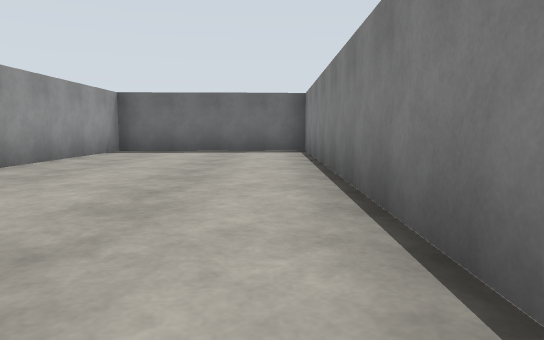
view 1 (above)

16 first-person views from a walk through a world built for the Gazebo simulator. The camera is 0.94 m above the floor, tilts 6° down and sees 70° across. The floor is counted in squares, 2 m on a side. Each view is taken from the middle of a square. On the plan, view 1 faces up. The plan holds only what a view shows up to about 9 squares ahead; the rest is blank.

view 2
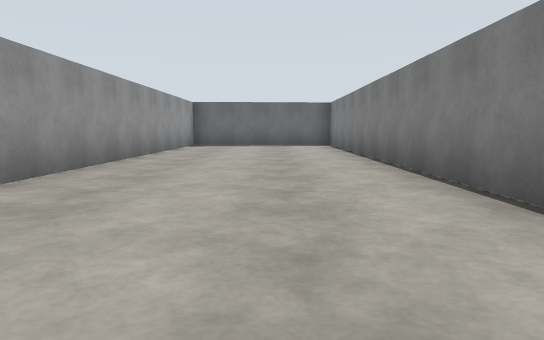

view 3
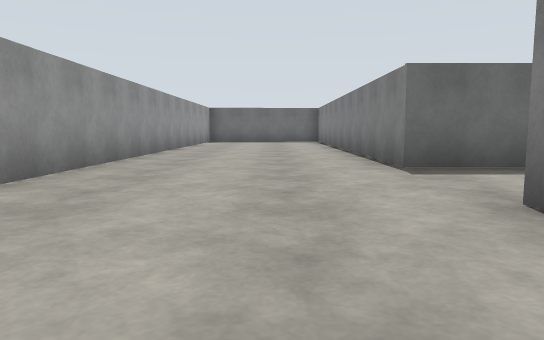

view 4
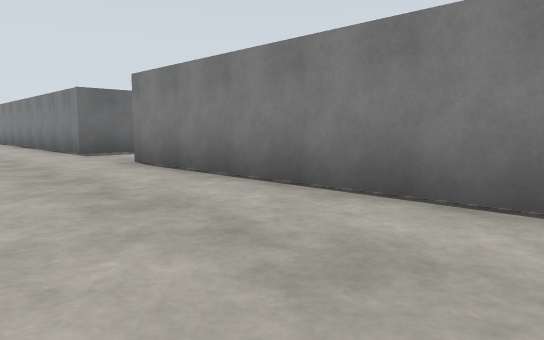

view 5
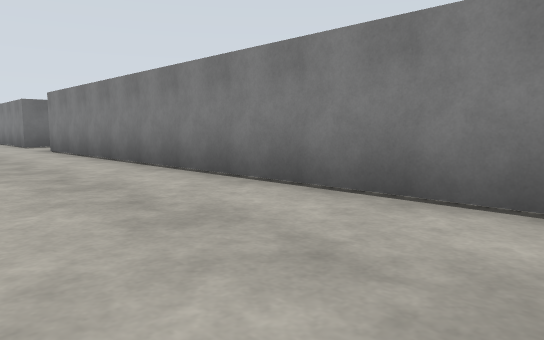

view 6
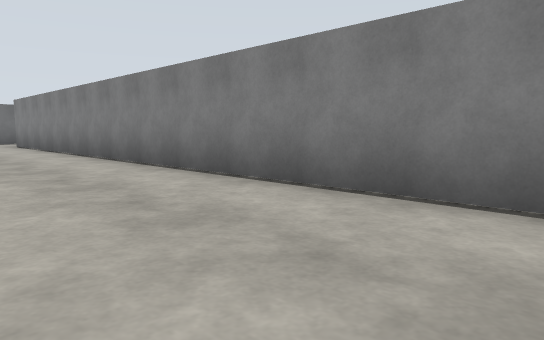

view 7
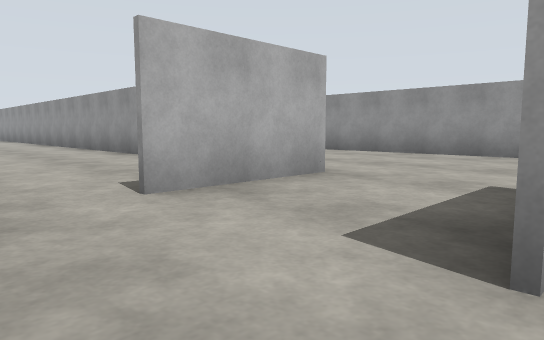

view 8
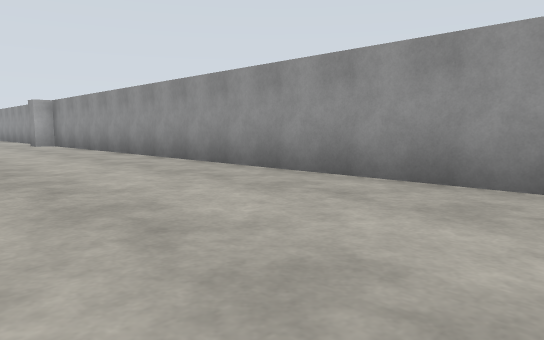

view 9
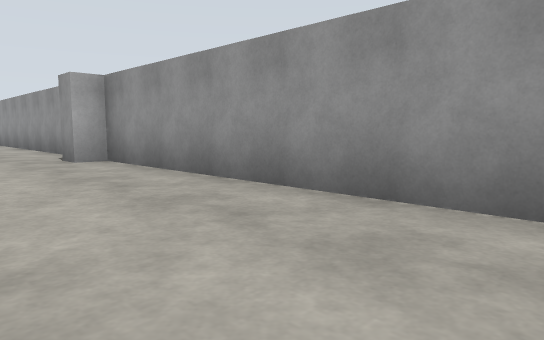

view 10
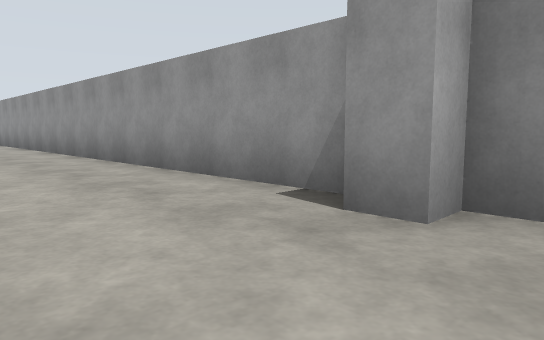

view 11
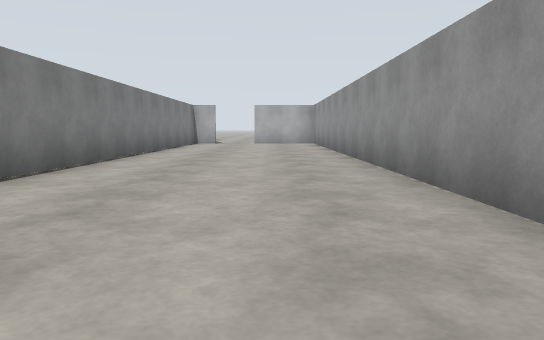

view 12
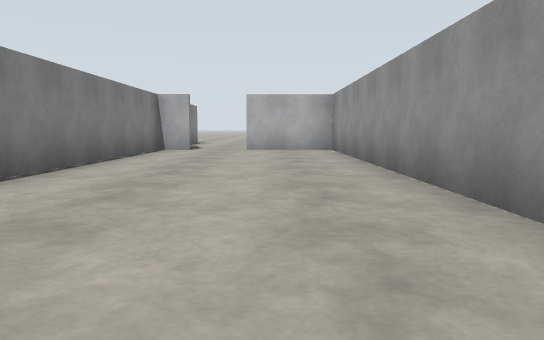

view 13
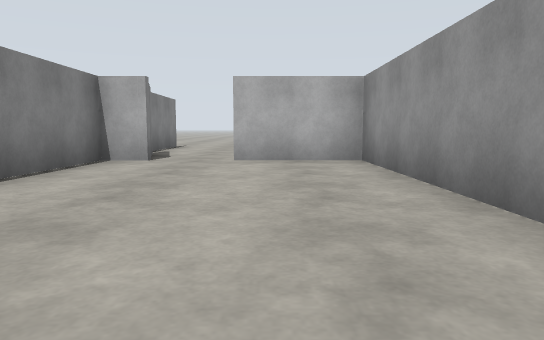

view 14
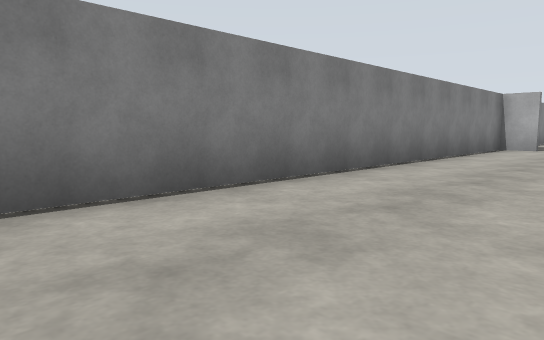

view 15
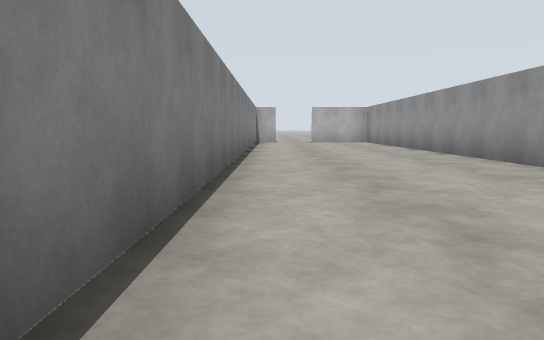

view 16
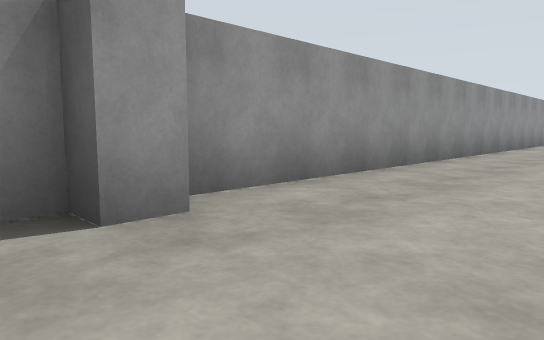

### Floor plan
Points are (right, up) in squares from view 1. A wall is a line through its corners. A room is listed if a view was taken in it or the views show most of it. See-through windows are left out.
Room 1 (views 1, 2, 3, 4, 5, 6, 8, 9, 10, 11, 12, 13, 14, 15, 16)
walls: (-2.9, -14.8) (-2.9, -15.3); (-3.3, -15.3) (-3.4, -28.9) (-1.4, -28.9); (2.1, -1.3) (0.6, -1.3) (0.6, 7.6); (0.8, 8.5) (-3.3, 8.4) (-3.3, -14.8); (-0.2, -28.9) (0.6, -28.9) (0.6, -3.6) (2.7, -3.6)
ways out: opening at (1.5, -2.5) to room 2; opening at (-1, -29)
Room 2 (view 7)
walls: (0.6, -7.9) (0.6, -10.5)
ways out: opening at (1.5, -2.5) to room 1

Where each view was taken, in squares from view 1:
view 1: 0 up, 0 right, facing up
view 2: 3 down, 1 left, facing up
view 3: 6 down, 1 left, facing up
view 4: 9 down, 2 left, facing up-right
view 5: 13 down, 2 left, facing up-right
view 6: 16 down, 2 left, facing up-right
view 7: 1 down, 4 right, facing down-left
view 8: 3 down, 0 right, facing down-left
view 9: 9 down, 1 left, facing down-left
view 10: 14 down, 1 left, facing down-left
view 11: 16 down, 2 left, facing down
view 12: 20 down, 2 left, facing down
view 13: 23 down, 2 left, facing down
view 14: 19 down, 2 left, facing down-right
view 15: 15 down, 0 right, facing down
view 16: 16 down, 1 left, facing up-left
